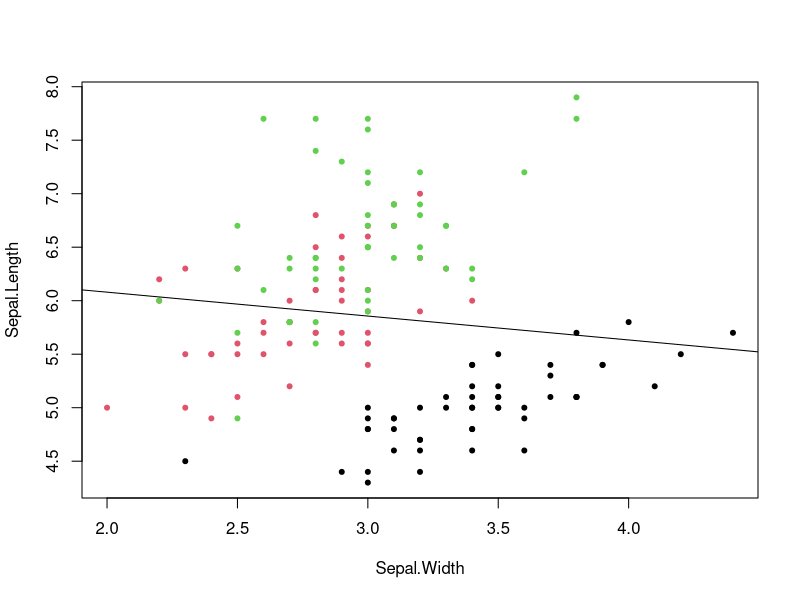
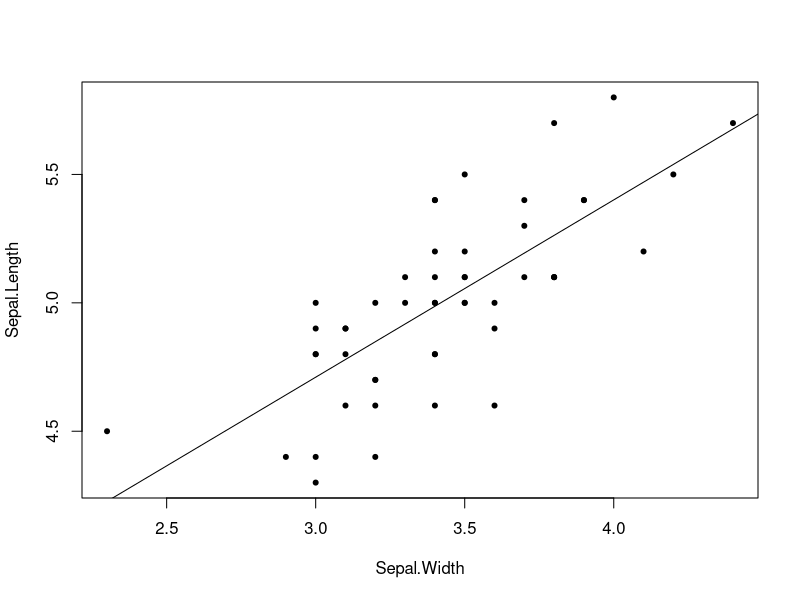

Reproduce these figures in R, in order.
## ---- chunk 1
summary(iris)
model1 = lm(Sepal.Length~Sepal.Width, data = iris)
summary(model1)

#Plot
plot(Sepal.Length~Sepal.Width, data = iris, col = Species, pch = 20)
abline(model1)


## ---- chunk 2
#Fit different lines per species
setosaModel = lm(Sepal.Length~Sepal.Width, data = iris, subset = Species == "setosa")
summary(setosaModel)
plot(Sepal.Length~Sepal.Width, data = iris, col = Species, pch = 20, subset = Species == "setosa")
abline(setosaModel)
## ---- chunk 3
suppressedModel = lm(Sepal.Length~Sepal.Width-1, data = iris)
suppressedModel
#summary(suppressedModel)

## ---- chunk 4
lm(Sepal.Length~I(Sepal.Width^2), data = iris)
## ---- chunk 5
setosaModel$coefficients #Get coefficients
setosaModel$residuals #get residuals
## ---- chunk 6
coef(setosaModel)
resid(setosaModel)
## ---- chunk 7
scaled = scale(iris$Sepal.Length)
mean(scaled)
sd(scaled)

lm(scale(Sepal.Length)~scale(Sepal.Width), data = iris)
## ---- chunk 8
predict(setosaModel, data.frame(Sepal.Width = c(2.7, 3.2, 3.7)))
